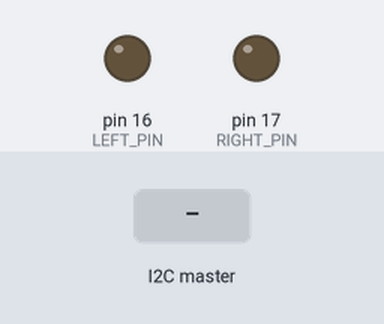
The sketch below on a simulated Arduino Uno, built with avr-gcc and run on an emulated ATmega328P. Shown: output pins drawn as LEDs (lit = HIGH). The test bench sets the inputs (shaded band). What the sketch prints to the serial monitor is not drawn.

Above: at 1.2 s.
1.3 s: the I2C master sends the byte 1
At 2.2 s:
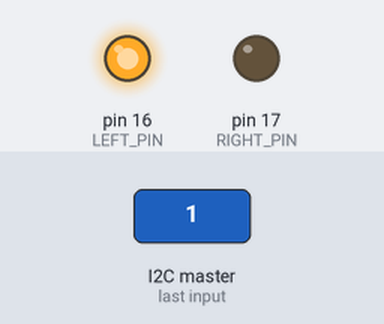
2.8 s: the I2C master sends the byte 2
At 3.3 s:
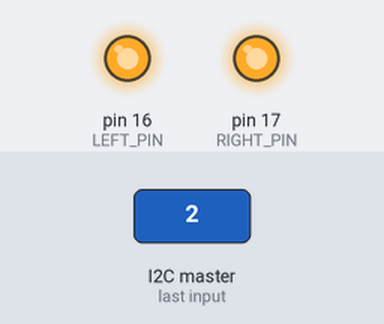
4.3 s: the I2C master sends the byte 0
At 5.5 s:
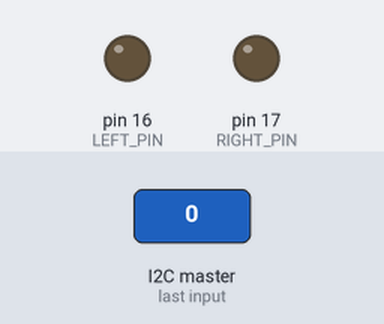
5.8 s: the I2C master sends the byte 2
At 6.8 s:
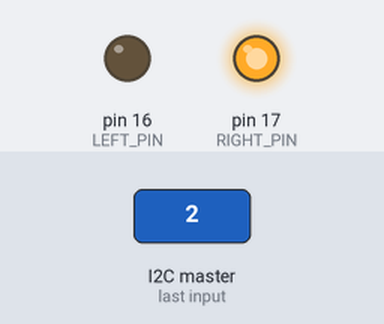
7.3 s: the I2C master sends the byte 90
At 7.9 s:
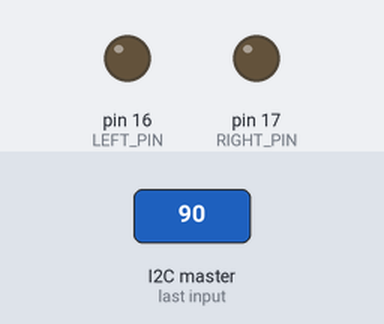
Timing chart, 0 to 9.8 s (numbered marks = the images above; inputs shaded):
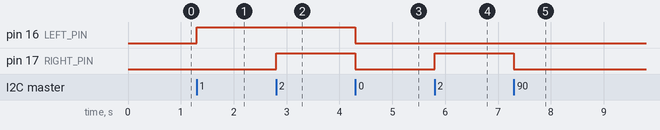

Measured:
- after the input at 1.3 s, pin 16 (LEFT_PIN): LOW → HIGH at once
- after the input at 2.8 s, pin 17 (RIGHT_PIN): LOW → HIGH at once
- after the input at 4.3 s, pin 16 (LEFT_PIN), pin 17 (RIGHT_PIN): HIGH → LOW at once
- after the input at 5.8 s, pin 17 (RIGHT_PIN): LOW → HIGH at once
- after the input at 7.3 s, pin 17 (RIGHT_PIN): HIGH → LOW at once

The sketch:

UNO_IIC_S.ino
```cpp
#include <Wire.h>
#include <Arduino.h>
#define LEFT_PIN 16
#define RIGHT_PIN 17

 // function that executes whenever data is received from master
void receiveEvent(int howMany) {
// while (0 <Wire.available()) {
    int c = Wire.read();  /* receive byte as a character */
    switch(c){
      case 1:
        digitalWrite(LEFT_PIN, HIGH);
        Serial.write("L");
        break;
      case 2:
        digitalWrite(RIGHT_PIN,HIGH);
        Serial.write("R");
        break;
      case 3:
//      stop_all();
        Serial.write("S");
        break;

      default:
        stop_all();
        break;
        Serial.println();
    }
//  }
             /* to newline */
}

// function that executes whenever data is requested from master
void requestEvent() {
 Wire.write("Hello NodeMCU");  /*send string on request */
}
void stop_all(){
   digitalWrite(LEFT_PIN, LOW);
   digitalWrite(RIGHT_PIN, LOW);
}
void setup() {
 Wire.begin(8);
 Wire.onReceive(receiveEvent);
 Wire.onRequest(requestEvent);
 pinMode(LEFT_PIN, "OUTPUT");
 pinMode(RIGHT_PIN, "OUTPUT");
 Serial.begin(115200);
}

void loop() {
 delay(100);
}
```
